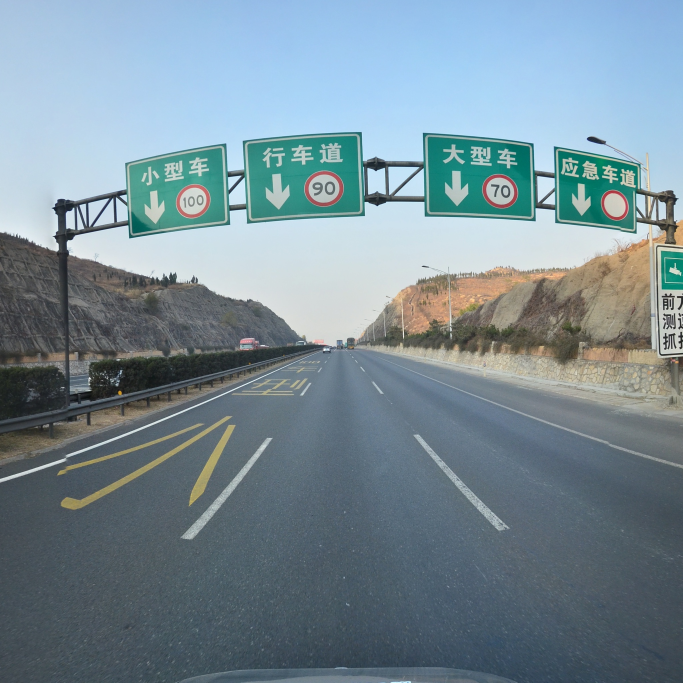
#> input picture image/31.jpg, 2048 x 2048 px (shown at 1/3 size)
$ python -i getRectangleList.py   (imports and definitions only)   (older library calls are emulated)
#> lines starting #> are read from the running program, lines starting #| are printed output that depends on the picture; after the words box and inside, x2 and y2 are one past the last pixel; in counts of white or black regions, pixels touching at a corner belong together
#> further down, picture is the input picture: shape (2048, 2048, 3); mean B, G, R 150.6, 140.5, 120.8
### water.py
# -*- coding=utf-8 -*-
# py3
# 时间：2019年8月7日20:02:02
# 分水岭算法，分割连续相连的红色交通标志

import numpy as np
import cv2


# [11 lines left out: function draw_rectangle, not called in this run]


def find_obj(image, ret, markers):
    # print("ret = ", ret)  # 所有的对象，1表示背景， 2是第一个目标
    rectangleList = []  # 存储 目标的外界矩形信息
    print("ret = ", ret)
    for i in range(2, ret + 1):
        # print("i = ", i)
        black_img = np.zeros_like(image)
        black_img[markers == i] = [255, 255, 255]
        gray = cv2.cvtColor(black_img, cv2.COLOR_BGR2GRAY)  # 转成灰色图像
        ret, BinThings = cv2.threshold(gray, 1, 255, cv2.THRESH_BINARY)  # 灰色图像二值化（变黑白图像）
        contours, hierarchy = cv2.findContours(BinThings, cv2.RETR_EXTERNAL, cv2.CHAIN_APPROX_SIMPLE)
        # cv2.drawContours(image, [contours[0]], -1, (255, 0, 255), 1)  # 话轮廓的边界
        print("len(contours) = ", len(contours))
        if len(contours) > 0:
            x, y, w, h = cv2.boundingRect(contours[0])
            rectangleList.append([x, y, w, h])

    return rectangleList


def watershed_demo(image):
    """
    :param image:  原始RGB 图像
    :return:
    """
    blur = image
    blur = cv2.pyrMeanShiftFiltering(image, 10, 100)  # 滤波
    gray = cv2.cvtColor(blur, cv2.COLOR_BGR2GRAY)  # 获取灰度图像

    ret, binary = cv2.threshold(gray, 0, 255, cv2.THRESH_BINARY | cv2.THRESH_OTSU)
    # 对二值图进行 形态学操作，进一步消除图像中噪点
    kernel = cv2.getStructuringElement(cv2.MORPH_RECT, (3, 3))
    mb = cv2.morphologyEx(binary, cv2.MORPH_OPEN, kernel, iterations=1)  # iterations连续两次开操作
    sure_bg = cv2.dilate(mb, kernel, iterations=1)  # 3次膨胀,可以获取到大部分都是背景的区域
    # cv2.imshow("sure_bg", sure_bg)
    # 距离变换
    dist = cv2.distanceTransform(mb, cv2.DIST_L2, 5)
    # cv2.imshow("dist", dist)
    dist_output = cv2.normalize(dist, 0, 1.0, cv2.NORM_MINMAX)  # 这个归一化看不懂？？？？？？
    # print(mb[150][120:140])
    # print(dist[150][120:140])
    # print(dist_output[150][120:140])
    # cv.imshow("distinct-t", dist_output * 50)  # 为什么是50 ？？？？？
    ret, sure_fg = cv2.threshold(dist, dist.max() * 0.6, 255, cv2.THRESH_BINARY)  # 设置阈值进行二值化
    # cv2.imshow("sure_fg", sure_fg)
    # print(sure_fg[150][120:140])
    # print(sure_bg[150][120:140])
    # 获取未知区域
    surface_fg = np.uint8(sure_fg)  # 保持色彩空间一致才能进行运算，现在是背景空间为整型空间，前景为浮点型空间，所以进行转换
    unknown = cv2.subtract(sure_bg, surface_fg)  # 作差
    # cv2.imshow("unkown", unknown)
    # 获取maskers,在markers中含有种子区域
    ret, markers = cv2.connectedComponents(surface_fg)
    # print("ret:", ret)  # 10

    # 分水岭变换
    markers = markers + 1  # 加1 之后，1表示背景。2是第一个目标
    markers[unknown == 255] = 0
    markers = cv2.watershed(image, markers=markers)
    # image[markers == -1] = [0, 0, 255]
    return ret, markers


def find_water_objects(image):
    ret, marskers = watershed_demo(image)  # 使用分水岭算法那找到检测目标的数量和对应的 marskers 标记。
    rectangleList = find_obj(image, ret, marskers)
    # draw_rectangle(image, rectangleList)
    return rectangleList


# [6 lines that do not run on import are left out]

### uniteRect.py
# -*- coding=utf-8 -*-
# py37

#  找到满足条件的两个矩形，合并矩形
import numpy as np

# from nms import nms


# 计算交并比
def cal_IOU(rectA, rectB):
    maxX = max(rectA[0], rectB[0])
    minX = min(rectA[0] + rectA[2], rectB[0] + rectB[2])
    maxY = max(rectA[1], rectB[1])
    minY = min(rectA[1] + rectA[3], rectB[1] + rectB[3])

    area_I = max((minX - maxX), 0) * max((minY - maxY), 0)
    area_U = max(rectA[2] * rectA[3] + rectB[2] * rectB[3] - area_I, 1)  # 保证分母不能是0，以防意外
    IOU = area_I / area_U
    return IOU

#  合并两个矩形框
def unite_2rect(rectA, rectB):
    rectAB = [0, 0, 0, 0]
    rectAB[0] = min(rectA[0], rectB[0])
    rectAB[1] = min(rectA[1], rectB[1])
    rectAB[2] = max(rectA[0] + rectA[2], rectB[0] + rectB[2]) - min(rectA[0], rectB[0])
    rectAB[3] = max(rectA[1] + rectA[3], rectB[1] + rectB[3]) - min(rectA[1], rectB[1])

    # 将两个白色的合并成一个大的之后，需要扩充一下边界
    lineWidth = int(0.15 * ((rectAB[2] + rectAB[3]) / 2))
    rectAB[0] = max(rectAB[0] - lineWidth, 0)  # 最小不能小于零
    rectAB[1] = max(rectAB[1] - lineWidth, 0)
    inf = float("inf")
    rectAB[2] = min(rectAB[2] + 2 * lineWidth, inf)  # 最大不能大过 图像的尺寸 (这里的程序还没有写完，需要补充)
    rectAB[3] = min(rectAB[3] + 2 * lineWidth, inf)

    return rectAB

# 找到 四个矩形框中的第四个矩形框的信息
def findFourthPoint(rectA, rectB, rectC):
    width = (rectA[2] + rectB[2] + rectC[2]) / 3
    high = (rectA[3] + rectB[3] + rectC[3]) / 3
    # 计算三个区域的中心点的坐标
    rectAP = [rectA[0] + rectA[2] / 2, rectA[1] + rectA[3] / 2]
    rectBP = [rectB[0] + rectB[2] / 2, rectB[1] + rectB[3] / 2]
    rectCP = [rectC[0] + rectC[2] / 2, rectC[1] + rectC[3] / 2]

    # 第四个点的中心点的坐标
    rectDP = [0, 0]
    rectD = [0, 0, 0, 0]
    # 计算三个点，任意两点之间的距离平方
    distance_AB = sum([pow(rectAP[i] - rectBP[i], 2) for i in range(len(rectAP))])
    distance_AC = sum([pow(rectAP[i] - rectCP[i], 2) for i in range(len(rectAP))])
    distance_BC = sum([pow(rectBP[i] - rectCP[i], 2) for i in range(len(rectAP))])

    # 找到距离最长的那个边
    if distance_AB > distance_AC and distance_AB > distance_BC:
        rectDP[0] = rectAP[0] + rectBP[0] - rectCP[0]
        rectDP[1] = rectAP[1] + rectBP[1] - rectCP[1]
    elif distance_BC > distance_AB and distance_BC > distance_AC:
        rectDP[0] = - rectAP[0] + rectBP[0] + rectCP[0]
        rectDP[1] = - rectAP[1] + rectBP[1] + rectCP[1]
    else:  # if distance_AC > distance_BC and distance_AB > distance_AB:
        rectDP[0] = rectAP[0] - rectBP[0] + rectCP[0]
        rectDP[1] = rectAP[1] - rectBP[1] + rectCP[1]

    # 计算第四个点的 矩形坐标
    rectD[0] = int(rectDP[0] - width / 2)
    rectD[1] = int(rectDP[1] - width / 2)
    rectD[2] = int(width)
    rectD[3] = int(high)

    return rectD


# 合并四个矩形框，即求四个矩形框的外界矩形
def unite_rect(rectA, rectB, rectC, color):
    rectABC = [0, 0, 0, 0]
    if color == "yellow":  # 直接合并这三个候选区域
        rectABC[0] = min(rectA[0], rectB[0], rectC[0])
        rectABC[1] = min(rectA[1], rectB[1], rectC[1])
        rectABC[2] = max(rectA[0] + rectA[2], rectB[0] + rectB[2], rectC[0] + rectC[2]) - min(rectA[0], rectB[0],
                                                                                              rectC[0])
        rectABC[3] = max(rectA[1] + rectA[3], rectB[1] + rectB[3], rectC[1] + rectC[3]) - min(rectA[1], rectB[1],
                                                                                              rectC[1])
    elif color == "blue":  # 找到第四个区域中中心并合并，四个区域
        rectD = findFourthPoint(rectA, rectB, rectC)
        rectABC[0] = min(rectA[0], rectB[0], rectC[0], rectD[0]) - 1
        rectABC[1] = min(rectA[1], rectB[1], rectC[1], rectD[1]) - 1
        rectABC[2] = max(rectA[0] + rectA[2], rectB[0] + rectB[2], rectC[0] + rectC[2], rectD[0] + rectD[2]) - min(
            rectA[0], rectB[0], rectC[0], rectD[0]) + 1
        rectABC[3] = max(rectA[1] + rectA[3], rectB[1] + rectB[3], rectC[1] + rectC[3], rectD[1] + rectD[3]) - min(
            rectA[1], rectB[1], rectC[1], rectD[1]) + 1


        # [4 lines of commented-out code are left out]

    return rectABC


# 判断A矩形框是否在B矩形框中，
def AinB(A, B):  # A在B中，A比B小的情况
    flag = False
    # 判断的时候一定要有等号
    if A[0] >= B[0] and A[1] >= B[1] and (A[0] + A[2]) <= (B[0] + B[2]) and (A[1] + A[3]) <= (B[1] + B[3]):
        flag = True
    return flag


# 根据矩形框的长宽，来判断是否可能是交通标志
def haveSignSize(rectA, rectB):  # 各个部分 形状相似
    flag_1 = False  # 判断形状的标志
    flag_2 = False  # 判断是否包含的标志
    if max(round(rectA[2] / rectA[3]), round(rectA[3] / rectA[2])) in [1, 2]:  # 第一个矩形比较方正
        if max(round(rectB[2] / rectB[3]), round(rectB[3] / rectB[2])) in [1, 2]:  # 第二个矩形比较方正
            if max(round((rectA[2] * rectA[3]) / (rectB[2] * rectB[3])),  # 第一个和第二个矩形之间的面积比较相似
                   round((rectB[2] * rectB[3]) / (rectA[2] * rectA[3]))) in [1, 2, 3,
                                                                             4]:  # 设置成4是 为了将已经合并的三个blue 同最后一个 blue 合并
                flag_1 = True
    if not AinB(rectA, rectB) and not AinB(rectB, rectA):  # 不存在 AB之间是相互包含的额关系
        flag_2 = True
    return flag_1 and flag_2


# 判断AB是否可能合并
def can_Unite(rectA, rectB, iou):  # 两个区域之间有交集，面积基本相似就认为是满足合并的条件
    flag = False
    if cal_IOU(rectA, rectB) > iou and haveSignSize(rectA, rectB):
        flag = True
    return flag


# 合并两个白色矩形框
def unite2white(list, iou):
    # iou = 0.1 white
    list = np.array(list)
    unite_list = []  # 合并后的目标存放在这里面
    index_list = []  # 将需要合并的下标，存放在这里面
    for i in range(len(list)):
        for j in range(i + 1, len(list)):
            if can_Unite(list[i], list[j], iou):
                index_list.append(i)
                index_list.append(j)
                unite_list.append(unite_2rect(list[i], list[j]))  # 满足条件的两个矩形合并

    for i in range(len(list)):
        if i not in index_list:  # 将单独的、不需要合并的区域加入，候选区域中。
            unite_list.append(list[i])

    return unite_list


# 遍历在所有的矩形框中，找到满足合并条件的四个矩形框
def unite4(list, iou, color):
    list = np.array(list)
    print(list.shape)
    unite_list = []
    index_list = []
    for i in range(len(list)):  # i j k m
        for j in range(i + 1, len(list)):
            if can_Unite(list[i], list[j], iou):  # ij 相邻
                for k in range(len(list)):  # 再从所有的目标里面找一个k, 这个k 必须满足和i,j 中的一个是相邻的。
                    if k != i and k != j and (can_Unite(list[k], list[i], iou) or can_Unite(list[k], list[j], iou)):
                        print("i, j, k", i, j, k)

                        unite_list.append(unite_rect(list[i], list[j], list[k], color))  # 此时，ij 相邻，ik相邻，合并

                        # 将已经合并使用过的目标index 存储起来，后面不在考虑这些目标区域了。
                        index_list.append(i)
                        index_list.append(j)
                        index_list.append(k)
                        # 将已经合并使用的目标，重置为0，避免后续遍历时，被重复使用。
                        list[i] = [0, 0, 0, 0]
                        list[j] = [0, 0, 0, 0]
                        list[k] = [0, 0, 0, 0]
    # for i in range(len(list)):
    #     if i not in index_list:  # 将单独的、不需要合并的区域加入，候选区域中。
    #         unite_list.append(list[i])

    return unite_list  # 将能合并的目标区域都进行了合并


# 合并所有矩形框中的四个蓝色的矩形框 禁止停止标志
def unite4blue(list, iou):
    unite_list = unite4(list, iou, color="blue")
    unite_list = unite2white(unite_list, iou)  # 将最后的的两个大蓝色框合并成 一个完整的蓝色框。
    return unite_list


#  合并所有矩形框中的四个黄色的矩形框 向左 向右形式标志
def unite4yellow(list, iou):
    unite_list = unite4(list, iou, color="yellow")
    return unite_list


# [11 lines that do not run on import are left out]

### expand_rect.py
# -*- coding=utf-8 -*-
# py37


import numpy as np


def expand_yellow(list):
    list = np.array(list)
    print(list.shape)
    unite_list = []
    for i in range(len(list)):
        if list[i][2] > 10 and list[i][3] > 10:
            if list[i][2] < list[i][3]:  # 黄色区域的宽度 小于 高度的时候，将不变看成是 黄色施工标志进行尺寸的调整
                list[i][0] = int(list[i][0] - list[i][2] * 0.2)
                # list[i][1] = int(list[i][1] - list[i][3] * 0.2)
                list[i][2] = int(list[i][2] * 1.8)
                # list[i][3] = int(list[i][3] * 1.3)
            unite_list.append(list[i])
    return unite_list


def expand_blue(list):
    list = np.array(list)
    print(list.shape)
    unite_list = []
    for i in range(len(list)):
        if list[i][2] > 5 and list[i][3] > 5:
            if list[i][2] < list[i][3]:  # 黄色区域的宽度 小于 高度的时候，将不变看成是 黄色施工标志进行尺寸的调整
                list[i][0] = int(list[i][0] - list[i][2] * 0.2)
                list[i][1] = int(list[i][1] - list[i][3] * 0.2)
                list[i][2] = int(list[i][2] * 1.5)
                list[i][3] = int(list[i][3] * 1.5)
            unite_list.append(list[i])
    return unite_list

### nms.py
# -*- coding=utf-8 -*-
# py37
#  非极大值抑制，用于最后的的矩形框赛选、排除

from uniteRect import cal_IOU, AinB


def area(rect):
    return rect[2] * rect[3]


def nms(list, iou, type="removeIn"):
    newList = []
    index_remove = []

    for i in range(len(list)):
        for j in range(i + 1, len(list)):
            # 去除掉IOU 较高的候选区域
            if type == "removeIou":
                # 满足IOU，且两者 不存在包含的关系
                if cal_IOU(list[i], list[j]) > iou and not AinB(list[i], list[j]) and not AinB(list[j], list[i]):
                    # if area(list[i]) > area(list[j]):
                    # 保留两个中比较方正的那个，删除矩形的那个
                    if max(list[i][2] / list[i][3], list[i][3] / list[i][2]) < max(list[j][2] / list[j][3],
                                                                                   list[j][3] / list[j][2]):
                        index_remove.append(j)
                    else:
                        index_remove.append(i)
                    pass
                else:  # 去除掉 候选区域中间的区域
                    if cal_IOU(list[i], list[j]) > 0.8:
                        # 两者存在包含关系的时候 删除 小的那个
                        if AinB(list[i], list[j]):
                            index_remove.append(i)
                        if AinB(list[j], list[i]):
                            index_remove.append(j)

    for i in range(len(list)):
        if list[i][2] < 10 or list[i][3] < 10:
            index_remove.append(i)

    for i in range(len(list)):
        if i not in index_remove:
            newList.append(list[i])

    print("after len(list) = ", len(newList))
    return newList

### getRectangleList.py
# -*- coding = utf-8 -*-
# 时间：2019年7月29日20:28:06
# 程序名称：交通标志检测
# 程序作用：使用 OpenCV 来提取交通标志,之后再使用SVM或者深度学习的方法来进行分类。


import cv2
import numpy as np
import time
import matplotlib.pyplot as plt

from water import find_water_objects

from uniteRect import unite2white, unite4blue, unite4yellow
from expand_rect import expand_yellow, expand_blue
from nms import nms


def setColor(img):
    """
    对输入图像进行处理，现在只添加了色域转换，后面还要添加调节图片的饱和度、对比度等信息，方便进行mask 的提取。
    :param img: 原始图片
    :return:  处理后的图片
    """
    kernel_size = 5
    img = cv2.GaussianBlur(img, (kernel_size, kernel_size), 0)
    img_hsv = cv2.cvtColor(img, cv2.COLOR_BGR2HSV)
#> img_hsv: shape (2048, 2048, 3); mean H, S, V 91.9, 60.4, 154.5
    return img_hsv


def findMaskByColor(img_hsv, color):
    """
    :param img_hsv:  颜色通道转换成 HSV 之后的图片
    :param color: 需要提取的 sign 的颜色
    :return: 满足 颜色要求的 mask
    """
#> called with color = 'red'

    if color == "red":
        # 设置红色标志的阈值
        redLower01 = np.array([0, 43, 46], dtype=np.uint8)  # 部分红
        redUpper01 = np.array([10, 255, 255], dtype=np.uint8)
        redLower02 = np.array([125, 43, 46], dtype=np.uint8)  # 部分红  包含了紫色
        redUpper02 = np.array([180, 255, 255], dtype=np.uint8)
        red_mask01 = cv2.inRange(img_hsv, redLower01, redUpper01)
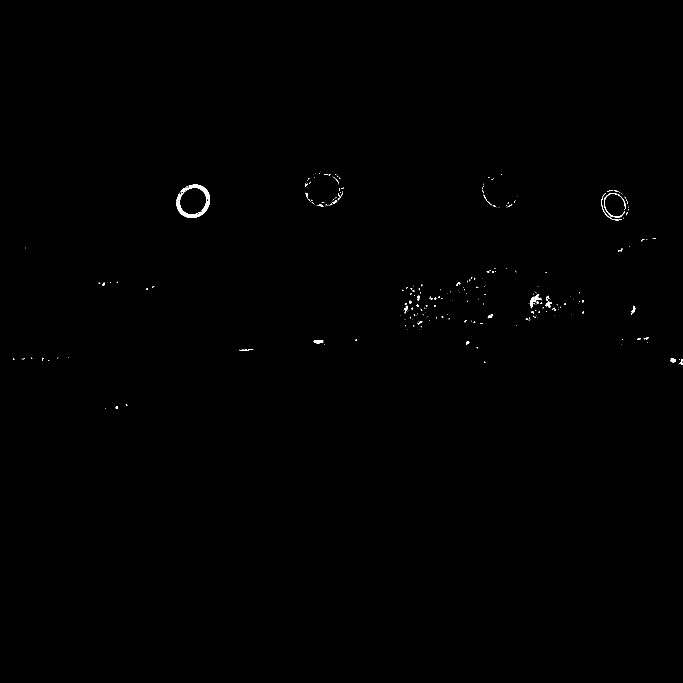
#> red_mask01: shape (2048, 2048) (shown at 1/3 size); 0.17% white; 297 white regions (253 under 20 px), largest, box (x1, y1, x2, y2) and area: (529, 554, 630, 654) 2686, (1812, 579, 1874, 654) 341, (1590, 882, 1624, 911) 339
        red_mask02 = cv2.inRange(img_hsv, redLower02, redUpper02)
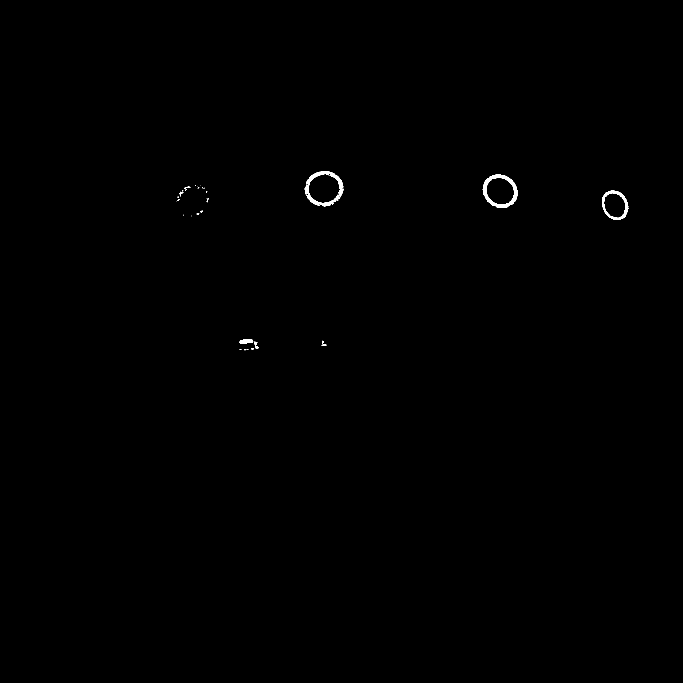
#> red_mask02: shape (2048, 2048) (shown at 1/3 size); 0.2% white; 33 white regions (19 under 20 px), largest, box (x1, y1, x2, y2) and area: (914, 514, 1030, 619) 2951, (1448, 524, 1553, 624) 2867, (1806, 571, 1885, 660) 1700
        mask = red_mask01 + red_mask02
#> mask: shape (2048, 2048); 0.37% white; 213 white regions (176 under 20 px), largest, box (x1, y1, x2, y2) and area: (914, 514, 1030, 619) 3471, (1448, 524, 1553, 624) 3048, (529, 554, 630, 654) 2984
#> (the rest of the program and of its run is left out)
